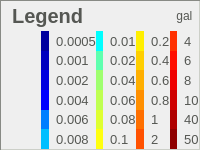
          <widget class="QFrame" name="legendFR">
           <property name="minimumSize">
            <size>
             <width>0</width>
             <height>150</height>
            </size>
           </property>
           <property name="maximumSize">
            <size>
             <width>16777215</width>
             <height>180</height>
            </size>
           </property>
           <property name="styleSheet">
            <string notr="true">color: rgb(85, 87, 83);
border-color: rgb(136, 138, 133);
border-width: 1.2px;
border-style:inset;</string>
           </property>
           <property name="frameShape">
            <enum>QFrame::NoFrame</enum>
           </property>
           <property name="frameShadow">
            <enum>QFrame::Raised</enum>
           </property>
           <property name="lineWidth">
            <number>0</number>
           </property>
           <layout class="QVBoxLayout" name="verticalLayout_3">
            <property name="spacing">
             <number>0</number>
            </property>
            <property name="leftMargin">
             <number>0</number>
            </property>
            <property name="topMargin">
             <number>0</number>
            </property>
            <property name="rightMargin">
             <number>0</number>
            </property>
            <property name="bottomMargin">
             <number>0</number>
            </property>
            <item>
             <layout class="QHBoxLayout" name="horizontalLayout">
              <item>
               <widget class="QLabel" name="label_6">
                <property name="maximumSize">
                 <size>
                  <width>16777215</width>
                  <height>30</height>
                 </size>
                </property>
                <property name="font">
                 <font>
                  <pointsize>15</pointsize>
                  <weight>75</weight>
                  <bold>true</bold>
                 </font>
                </property>
                <property name="styleSheet">
                 <string notr="true">border-color: rgb(0, 0, 0);
border-width: 0px;</string>
                </property>
                <property name="lineWidth">
                 <number>0</number>
                </property>
                <property name="text">
                 <string>  Legend</string>
                </property>
               </widget>
              </item>
              <item>
               <widget class="QLabel" name="label_7">
                <property name="maximumSize">
                 <size>
                  <width>16777215</width>
                  <height>30</height>
                 </size>
                </property>
                <property name="styleSheet">
                 <string notr="true">border-color: rgb(0, 0, 0);
border-width: 0px;</string>
                </property>
                <property name="lineWidth">
                 <number>0</number>
                </property>
                <property name="text">
                 <string>gal  </string>
                </property>
                <property name="alignment">
                 <set>Qt::AlignRight|Qt::AlignTrailing|Qt::AlignVCenter</set>
                </property>
               </widget>
              </item>
             </layout>
            </item>
            <item>
             <layout class="QGridLayout" name="gridLayout_2">
              <property name="spacing">
               <number>0</number>
              </property>
              <item row="1" column="6">
               <widget class="QLabel" name="label_24">
                <property name="font">
                 <font>
                  <pointsize>10</pointsize>
                 </font>
                </property>
                <property name="styleSheet">
                 <string notr="true">border-color: rgb(0, 0, 0);
border-width: 0px;</string>
                </property>
                <property name="text">
                 <string>  0.4</string>
                </property>
               </widget>
              </item>
              <item row="5" column="4">
               <widget class="QLabel" name="label_46">
                <property name="font">
                 <font>
                  <pointsize>10</pointsize>
                 </font>
                </property>
                <property name="styleSheet">
                 <string notr="true">border-color: rgb(0, 0, 0);
border-width: 0px;</string>
                </property>
                <property name="text">
                 <string>  0.1</string>
                </property>
               </widget>
              </item>
              <item row="5" column="7">
               <widget class="QLabel" name="label_22">
                <property name="maximumSize">
                 <size>
                  <width>20</width>
                  <height>16777215</height>
                 </size>
                </property>
                <property name="styleSheet">
                 <string notr="true">background-color: rgb(143, 0, 0);
border-color: rgb(0, 0, 0);
border-width: 0px;</string>
                </property>
                <property name="text">
                 <string/>
                </property>
               </widget>
              </item>
              <item row="0" column="2">
               <widget class="QLabel" name="label_47">
                <property name="font">
                 <font>
                  <pointsize>10</pointsize>
                 </font>
                </property>
                <property name="styleSheet">
                 <string notr="true">border-color: rgb(0, 0, 0);
border-width: 0px;</string>
                </property>
                <property name="text">
                 <string>  0.0005</string>
                </property>
               </widget>
              </item>
              <item row="0" column="1">
               <widget class="QLabel" name="label_53">
                <property name="maximumSize">
                 <size>
                  <width>20</width>
                  <height>16777215</height>
                 </size>
                </property>
                <property name="styleSheet">
                 <string notr="true">background-color: rgb(0, 0, 159);

border-color: rgb(0, 0, 0);
border-width: 0px;</string>
                </property>
                <property name="text">
                 <string/>
                </property>
               </widget>
              </item>
              <item row="2" column="4">
               <widget class="QLabel" name="label_40">
                <property name="font">
                 <font>
                  <pointsize>10</pointsize>
                 </font>
                </property>
                <property name="styleSheet">
                 <string notr="true">border-color: rgb(0, 0, 0);
border-width: 0px;</string>
                </property>
                <property name="text">
                 <string>  0.04</string>
                </property>
               </widget>
              </item>
              <item row="1" column="7">
               <widget class="QLabel" name="label_18">
                <property name="maximumSize">
                 <size>
                  <width>20</width>
                  <height>16777215</height>
                 </size>
                </property>
                <property name="styleSheet">
                 <string notr="true">background-color: rgb(255, 15, 0);
border-color: rgb(0, 0, 0);
border-width: 0px;</string>
                </property>
                <property name="text">
                 <string/>
                </property>
               </widget>
              </item>
              <item row="4" column="3">
               <widget class="QLabel" name="label_43">
                <property name="maximumSize">
                 <size>
                  <width>20</width>
                  <height>16777215</height>
                 </size>
                </property>
                <property name="styleSheet">
                 <string notr="true">background-color: rgb(223, 255, 48);
border-color: rgb(0, 0, 0);
border-width: 0px;</string>
                </property>
                <property name="text">
                 <string/>
                </property>
               </widget>
              </item>
              <item row="1" column="2">
               <widget class="QLabel" name="label_48">
                <property name="font">
                 <font>
                  <pointsize>10</pointsize>
                 </font>
                </property>
                <property name="styleSheet">
                 <string notr="true">border-color: rgb(0, 0, 0);
border-width: 0px;</string>
                </property>
                <property name="text">
                 <string>  0.001</string>
                </property>
               </widget>
              </item>
              <item row="4" column="4">
               <widget class="QLabel" name="label_44">
                <property name="font">
                 <font>
                  <pointsize>10</pointsize>
                 </font>
                </property>
                <property name="styleSheet">
                 <string notr="true">border-color: rgb(0, 0, 0);
border-width: 0px;</string>
                </property>
                <property name="text">
                 <string>  0.08</string>
                </property>
               </widget>
              </item>
              <item row="1" column="8">
               <widget class="QLabel" name="label_12">
                <property name="font">
                 <font>
                  <pointsize>10</pointsize>
                 </font>
                </property>
                <property name="styleSheet">
                 <string notr="true">border-color: rgb(0, 0, 0);
border-width: 0px;</string>
                </property>
                <property name="text">
                 <string>  6</string>
                </property>
               </widget>
              </item>
              <item row="4" column="7">
               <widget class="QLabel" name="label_21">
                <property name="maximumSize">
                 <size>
                  <width>20</width>
                  <height>16777215</height>
                 </size>
                </property>
                <property name="styleSheet">
                 <string notr="true">background-color: rgb(175, 0, 0);
border-color: rgb(0, 0, 0);
border-width: 0px;</string>
                </property>
                <property name="text">
                 <string/>
                </property>
               </widget>
              </item>
              <item row="5" column="3">
               <widget class="QLabel" name="label_45">
                <property name="maximumSize">
                 <size>
                  <width>20</width>
                  <height>16777215</height>
                 </size>
                </property>
                <property name="styleSheet">
                 <string notr="true">background-color: rgb(255, 255, 15);
border-color: rgb(0, 0, 0);
border-width: 0px;</string>
                </property>
                <property name="text">
                 <string/>
                </property>
               </widget>
              </item>
              <item row="3" column="8">
               <widget class="QLabel" name="label_14">
                <property name="font">
                 <font>
                  <pointsize>10</pointsize>
                 </font>
                </property>
                <property name="styleSheet">
                 <string notr="true">border-color: rgb(0, 0, 0);
border-width: 0px;</string>
                </property>
                <property name="text">
                 <string>  10</string>
                </property>
               </widget>
              </item>
              <item row="2" column="1">
               <widget class="QLabel" name="label_55">
                <property name="maximumSize">
                 <size>
                  <width>20</width>
                  <height>16777215</height>
                 </size>
                </property>
                <property name="styleSheet">
                 <string notr="true">background-color: rgb(0, 0, 223);
border-color: rgb(0, 0, 0);
border-width: 0px;</string>
                </property>
                <property name="text">
                 <string/>
                </property>
               </widget>
              </item>
              <item row="0" column="7">
               <widget class="QLabel" name="label_17">
                <property name="maximumSize">
                 <size>
                  <width>20</width>
                  <height>16777215</height>
                 </size>
                </property>
                <property name="styleSheet">
                 <string notr="true">background-color: rgb(255, 48, 0);
border-color: rgb(0, 0, 0);
border-width: 0px;</string>
                </property>
                <property name="text">
                 <string/>
                </property>
               </widget>
              </item>
              <item row="0" column="5">
               <widget class="QLabel" name="label_29">
                <property name="maximumSize">
                 <size>
                  <width>20</width>
                  <height>16777215</height>
                 </size>
                </property>
                <property name="styleSheet">
                 <string notr="true">background-color: rgb(255, 239, 0);
border-color: rgb(0, 0, 0);
border-width: 0px;</string>
                </property>
                <property name="text">
                 <string/>
                </property>
               </widget>
              </item>
              <item row="1" column="5">
               <widget class="QLabel" name="label_30">
                <property name="maximumSize">
                 <size>
                  <width>20</width>
                  <height>16777215</height>
                 </size>
                </property>
                <property name="styleSheet">
                 <string notr="true">background-color: rgb(255, 207, 0);
border-color: rgb(0, 0, 0);
border-width: 0px;
</string>
                </property>
                <property name="text">
                 <string/>
                </property>
               </widget>
              </item>
              <item row="5" column="6">
               <widget class="QLabel" name="label_28">
                <property name="font">
                 <font>
                  <pointsize>10</pointsize>
                 </font>
                </property>
                <property name="styleSheet">
                 <string notr="true">border-color: rgb(0, 0, 0);
border-width: 0px;</string>
                </property>
                <property name="text">
                 <string>  2</string>
                </property>
               </widget>
              </item>
              <item row="4" column="1">
               <widget class="QLabel" name="label_57">
                <property name="maximumSize">
                 <size>
                  <width>20</width>
                  <height>16777215</height>
                 </size>
                </property>
                <property name="styleSheet">
                 <string notr="true">background-color: rgb(0, 127, 255);
border-color: rgb(0, 0, 0);
border-width: 0px;</string>
                </property>
                <property name="text">
                 <string/>
                </property>
               </widget>
              </item>
              <item row="3" column="7">
               <widget class="QLabel" name="label_20">
                <property name="maximumSize">
                 <size>
                  <width>20</width>
                  <height>16777215</height>
                 </size>
                </property>
                <property name="styleSheet">
                 <string notr="true">background-color: rgb(207, 0, 0);
border-color: rgb(0, 0, 0);
border-width: 0px;</string>
                </property>
                <property name="text">
                 <string/>
                </property>
               </widget>
              </item>
              <item row="2" column="8">
               <widget class="QLabel" name="label_13">
                <property name="font">
                 <font>
                  <pointsize>10</pointsize>
                 </font>
                </property>
                <property name="styleSheet">
                 <string notr="true">border-color: rgb(0, 0, 0);
border-width: 0px;</string>
                </property>
                <property name="text">
                 <string>  8</string>
                </property>
               </widget>
              </item>
              <item row="5" column="8">
               <widget class="QLabel" name="label_16">
                <property name="font">
                 <font>
                  <pointsize>10</pointsize>
                 </font>
                </property>
                <property name="styleSheet">
                 <string notr="true">border-color: rgb(0, 0, 0);
border-width: 0px;</string>
                </property>
                <property name="text">
                 <string>  50</string>
                </property>
               </widget>
              </item>
              <item row="3" column="5">
               <widget class="QLabel" name="label_32">
                <property name="maximumSize">
                 <size>
                  <width>20</width>
                  <height>16777215</height>
                 </size>
                </property>
                <property name="styleSheet">
                 <string notr="true">background-color: rgb(255, 143, 0);
border-color: rgb(0, 0, 0);
border-width: 0px;</string>
                </property>
                <property name="text">
                 <string/>
                </property>
               </widget>
              </item>
              <item row="1" column="4">
               <widget class="QLabel" name="label_36">
                <property name="font">
                 <font>
                  <pointsize>10</pointsize>
                 </font>
                </property>
                <property name="styleSheet">
                 <string notr="true">border-color: rgb(0, 0, 0);
border-width: 0px;</string>
                </property>
                <property name="text">
                 <string>  0.02</string>
                </property>
               </widget>
              </item>
              <item row="3" column="1">
               <widget class="QLabel" name="label_56">
                <property name="maximumSize">
                 <size>
                  <width>20</width>
                  <height>16777215</height>
                 </size>
                </property>
                <property name="styleSheet">
                 <string notr="true">background-color: rgb(0, 0, 255);
border-color: rgb(0, 0, 0);
border-width: 0px;</string>
                </property>
                <property name="text">
                 <string/>
                </property>
               </widget>
              </item>
              <item row="2" column="5">
               <widget class="QLabel" name="label_31">
                <property name="maximumSize">
                 <size>
                  <width>20</width>
                  <height>16777215</height>
                 </size>
                </property>
                <property name="styleSheet">
                 <string notr="true">background-color: rgb(255, 175, 0);
border-color: rgb(0, 0, 0);
border-width: 0px;</string>
                </property>
                <property name="text">
                 <string/>
                </property>
               </widget>
              </item>
              <item row="0" column="3">
               <widget class="QLabel" name="label_37">
                <property name="maximumSize">
                 <size>
                  <width>20</width>
                  <height>16777215</height>
                 </size>
                </property>
                <property name="styleSheet">
                 <string notr="true">background-color: rgb(0, 255, 255);
border-color: rgb(0, 0, 0);
border-width: 0px;</string>
                </property>
                <property name="text">
                 <string/>
                </property>
               </widget>
              </item>
              <item row="4" column="8">
               <widget class="QLabel" name="label_15">
                <property name="font">
                 <font>
                  <pointsize>10</pointsize>
                 </font>
                </property>
                <property name="styleSheet">
                 <string notr="true">border-color: rgb(0, 0, 0);
border-width: 0px;</string>
                </property>
                <property name="text">
                 <string>  40</string>
                </property>
               </widget>
              </item>
              <item row="2" column="7">
               <widget class="QLabel" name="label_19">
                <property name="maximumSize">
                 <size>
                  <width>20</width>
                  <height>16777215</height>
                 </size>
                </property>
                <property name="styleSheet">
                 <string notr="true">background-color: rgb(239, 0, 0);
border-color: rgb(0, 0, 0);
border-width: 0px;</string>
                </property>
                <property name="text">
                 <string/>
                </property>
               </widget>
              </item>
              <item row="0" column="4">
               <widget class="QLabel" name="label_35">
                <property name="font">
                 <font>
                  <pointsize>10</pointsize>
                 </font>
                </property>
                <property name="styleSheet">
                 <string notr="true">border-color: rgb(0, 0, 0);
border-width: 0px;</string>
                </property>
                <property name="text">
                 <string>  0.01</string>
                </property>
               </widget>
              </item>
              <item row="5" column="2">
               <widget class="QLabel" name="label_52">
                <property name="font">
                 <font>
                  <pointsize>10</pointsize>
                 </font>
                </property>
                <property name="styleSheet">
                 <string notr="true">border-color: rgb(0, 0, 0);
border-width: 0px;</string>
                </property>
                <property name="text">
                 <string>  0.008</string>
                </property>
               </widget>
              </item>
              <item row="3" column="3">
               <widget class="QLabel" name="label_41">
                <property name="maximumSize">
                 <size>
                  <width>20</width>
                  <height>16777215</height>
                 </size>
                </property>
                <property name="styleSheet">
                 <string notr="true">background-color: rgb(191, 255, 81);
border-color: rgb(0, 0, 0);
border-width: 0px;</string>
                </property>
                <property name="text">
                 <string/>
                </property>
               </widget>
              </item>
              <item row="4" column="5">
               <widget class="QLabel" name="label_33">
                <property name="maximumSize">
                 <size>
                  <width>20</width>
                  <height>16777215</height>
                 </size>
                </property>
                <property name="styleSheet">
                 <string notr="true">background-color: rgb(255, 111, 0);
border-color: rgb(0, 0, 0);
border-width: 0px;</string>
                </property>
                <property name="text">
                 <string/>
                </property>
               </widget>
              </item>
              <item row="3" column="6">
               <widget class="QLabel" name="label_26">
                <property name="font">
                 <font>
                  <pointsize>10</pointsize>
                 </font>
                </property>
                <property name="styleSheet">
                 <string notr="true">border-color: rgb(0, 0, 0);
border-width: 0px;</string>
                </property>
                <property name="text">
                 <string>  0.8</string>
                </property>
               </widget>
              </item>
              <item row="5" column="1">
               <widget class="QLabel" name="label_58">
                <property name="maximumSize">
                 <size>
                  <width>20</width>
                  <height>16777215</height>
                 </size>
                </property>
                <property name="styleSheet">
                 <string notr="true">background-color: rgb(0, 191, 255);
border-color: rgb(0, 0, 0);
border-width: 0px;</string>
                </property>
                <property name="text">
                 <string/>
                </property>
               </widget>
              </item>
              <item row="3" column="2">
               <widget class="QLabel" name="label_50">
                <property name="font">
                 <font>
                  <pointsize>10</pointsize>
                 </font>
                </property>
                <property name="styleSheet">
                 <string notr="true">border-color: rgb(0, 0, 0);
border-width: 0px;</string>
                </property>
                <property name="text">
                 <string>  0.004</string>
                </property>
               </widget>
              </item>
              <item row="0" column="8">
               <widget class="QLabel" name="label_8">
                <property name="font">
                 <font>
                  <pointsize>10</pointsize>
                 </font>
                </property>
                <property name="styleSheet">
                 <string notr="true">border-color: rgb(0, 0, 0);
border-width: 0px;</string>
                </property>
                <property name="text">
                 <string>  4</string>
                </property>
               </widget>
              </item>
              <item row="2" column="3">
               <widget class="QLabel" name="label_39">
                <property name="maximumSize">
                 <size>
                  <width>20</width>
                  <height>16777215</height>
                 </size>
                </property>
                <property name="styleSheet">
                 <string notr="true">background-color: rgb(159, 255, 111);
border-color: rgb(0, 0, 0);
border-width: 0px;
</string>
                </property>
                <property name="text">
                 <string/>
                </property>
               </widget>
              </item>
              <item row="4" column="6">
               <widget class="QLabel" name="label_27">
                <property name="font">
                 <font>
                  <pointsize>10</pointsize>
                 </font>
                </property>
                <property name="styleSheet">
                 <string notr="true">border-color: rgb(0, 0, 0);
border-width: 0px;</string>
                </property>
                <property name="text">
                 <string>  1</string>
                </property>
               </widget>
              </item>
              <item row="0" column="6">
               <widget class="QLabel" name="label_23">
                <property name="font">
                 <font>
                  <pointsize>10</pointsize>
                 </font>
                </property>
                <property name="styleSheet">
                 <string notr="true">border-color: rgb(0, 0, 0);
border-width: 0px;</string>
                </property>
                <property name="text">
                 <string>  0.2</string>
                </property>
               </widget>
              </item>
              <item row="2" column="2">
               <widget class="QLabel" name="label_49">
                <property name="font">
                 <font>
                  <pointsize>10</pointsize>
                 </font>
                </property>
                <property name="styleSheet">
                 <string notr="true">border-color: rgb(0, 0, 0);
border-width: 0px;</string>
                </property>
                <property name="text">
                 <string>  0.002</string>
                </property>
               </widget>
              </item>
              <item row="3" column="4">
               <widget class="QLabel" name="label_42">
                <property name="font">
                 <font>
                  <pointsize>10</pointsize>
                 </font>
                </property>
                <property name="styleSheet">
                 <string notr="true">border-color: rgb(0, 0, 0);
border-width: 0px;</string>
                </property>
                <property name="text">
                 <string>  0.06</string>
                </property>
               </widget>
              </item>
              <item row="1" column="1">
               <widget class="QLabel" name="label_54">
                <property name="maximumSize">
                 <size>
                  <width>20</width>
                  <height>16777215</height>
                 </size>
                </property>
                <property name="styleSheet">
                 <string notr="true">background-color: rgb(0, 0, 191);
border-color: rgb(0, 0, 0);
border-width: 0px;</string>
                </property>
                <property name="text">
                 <string/>
                </property>
               </widget>
              </item>
              <item row="2" column="6">
               <widget class="QLabel" name="label_25">
                <property name="font">
                 <font>
                  <pointsize>10</pointsize>
                 </font>
                </property>
                <property name="styleSheet">
                 <string notr="true">border-color: rgb(0, 0, 0);
border-width: 0px;</string>
                </property>
                <property name="text">
                 <string>  0.6</string>
                </property>
               </widget>
              </item>
              <item row="4" column="2">
               <widget class="QLabel" name="label_51">
                <property name="font">
                 <font>
                  <pointsize>10</pointsize>
                 </font>
                </property>
                <property name="styleSheet">
                 <string notr="true">border-color: rgb(0, 0, 0);
border-width: 0px;</string>
                </property>
                <property name="text">
                 <string>  0.006</string>
                </property>
               </widget>
              </item>
              <item row="5" column="5">
               <widget class="QLabel" name="label_34">
                <property name="maximumSize">
                 <size>
                  <width>20</width>
                  <height>16777215</height>
                 </size>
                </property>
                <property name="styleSheet">
                 <string notr="true">background-color: rgb(255, 81, 0);
border-color: rgb(0, 0, 0);
border-width: 0px;</string>
                </property>
                <property name="text">
                 <string/>
                </property>
               </widget>
              </item>
              <item row="1" column="3">
               <widget class="QLabel" name="label_38">
                <property name="maximumSize">
                 <size>
                  <width>20</width>
                  <height>16777215</height>
                 </size>
                </property>
                <property name="styleSheet">
                 <string notr="true">background-color: rgb(95, 255, 175);
border-color: rgb(0, 0, 0);
border-width: 0px;</string>
                </property>
                <property name="text">
                 <string/>
                </property>
               </widget>
              </item>
              <item row="0" column="0">
               <spacer name="horizontalSpacer_2">
                <property name="orientation">
                 <enum>Qt::Horizontal</enum>
                </property>
                <property name="sizeType">
                 <enum>QSizePolicy::Fixed</enum>
                </property>
                <property name="sizeHint" stdset="0">
                 <size>
                  <width>40</width>
                  <height>20</height>
                 </size>
                </property>
               </spacer>
              </item>
             </layout>
            </item>
           </layout>
          </widget>
